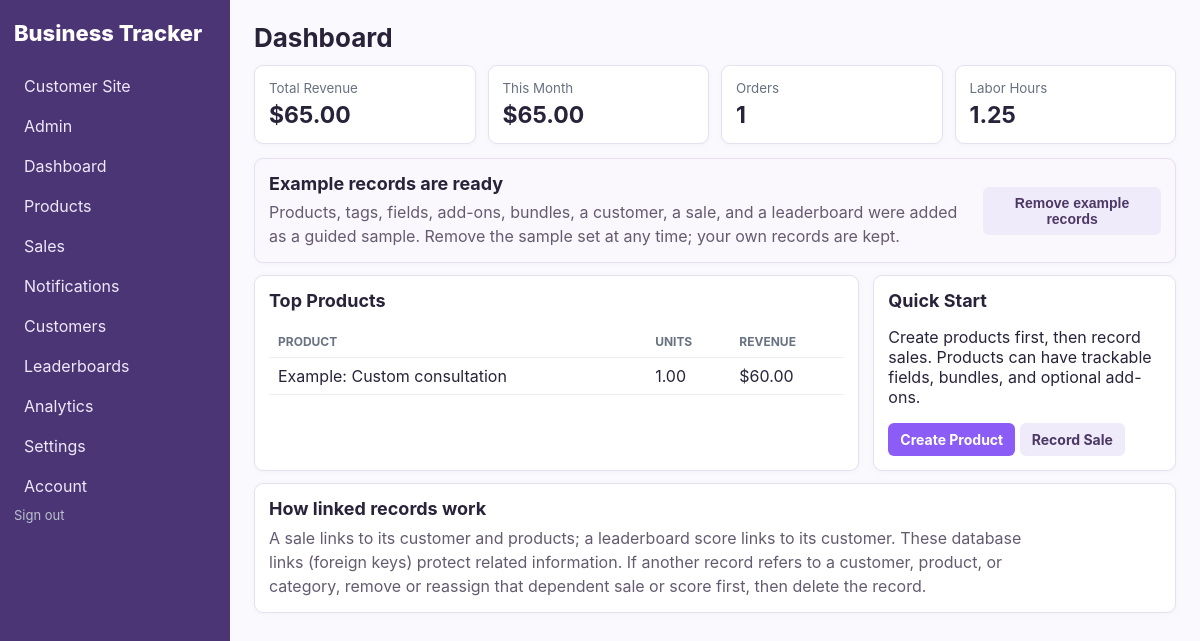
The page /dashboard (signed in) on the database its author committed.
### models.py (models this page shows)
class Product(db.Model):
    id = db.Column(db.Integer, primary_key=True)
    owner_id = db.Column(db.Integer, db.ForeignKey('creator_account.id'), nullable=False)
    name = db.Column(db.String(160), nullable=False)
    description = db.Column(db.Text)
    base_price = db.Column(db.Numeric(12,2), default=0)
    active = db.Column(db.Boolean, default=True)
    is_public = db.Column(db.Boolean, nullable=False, default=True)
    category_id = db.Column(db.Integer, db.ForeignKey('category.id'))
    created_at = db.Column(db.DateTime, default=datetime.utcnow)
    version_id = db.Column(db.Integer, nullable=False, default=1)
    __table_args__ = (
        db.UniqueConstraint('owner_id', 'name', name='uq_product_owner_name'),
        db.Index('ix_product_owner_active_name', 'owner_id', 'active', 'name'),
    )
    __mapper_args__ = {'version_id_col': version_id}
    fields = db.relationship('ProductField', backref='product', cascade='all, delete-orphan', lazy=True)
    addons = db.relationship('ProductAddon', backref='product', cascade='all, delete-orphan', lazy=True)
    bundles = db.relationship('ProductBundle', backref='product', cascade='all, delete-orphan', lazy=True)
    tags = db.relationship('ProductTag', secondary=product_tag_link, back_populates='products')
    items = db.relationship('SaleItem', backref='product', lazy=True)

### app.py (the view)
@app.route('/dashboard')
def dashboard():
    now = datetime.utcnow(); month_start = now.replace(day=1, hour=0, minute=0, second=0, microsecond=0)
    sales_summary = db.session.query(
        func.coalesce(func.sum(Sale.total_amount), 0).label('revenue'),
        func.coalesce(func.sum(case((Sale.sale_date >= month_start, Sale.total_amount), else_=0)), 0).label('monthly'),
        func.count(Sale.id).label('orders'),
        func.coalesce(func.sum(case((Sale.sale_date >= month_start, 1), else_=0)), 0).label('monthly_orders'),
    ).filter(Sale.owner_id == g.creator.id).one()
    revenue, monthly = sales_summary.revenue, sales_summary.monthly
    orders, monthly_orders = sales_summary.orders, sales_summary.monthly_orders
    hours = db.session.query(func.coalesce(func.sum(SaleItem.labor_hours * SaleItem.quantity),0)).join(
        Sale, SaleItem.sale_id == Sale.id).filter(Sale.owner_id == g.creator.id).scalar() or 0
    top = db.session.query(Product.name, func.sum(SaleItem.quantity).label('qty'), func.sum(SaleItem.quantity*SaleItem.unit_price).label('rev')).join(
        SaleItem, Product.id == SaleItem.product_id).join(Sale, Sale.id == SaleItem.sale_id).filter(
        Product.owner_id == g.creator.id, Sale.owner_id == g.creator.id).group_by(Product.id).order_by(
        func.sum(SaleItem.quantity).desc()).limit(5).all()
    has_example_data = Sale.query.filter_by(
        owner_id=g.creator.id, notes=EXAMPLE_SALE_NOTE
    ).first() is not None
    return render_template('dashboard.html', revenue=revenue, monthly=monthly,
        orders=orders, monthly_orders=monthly_orders, hours=hours, top=top,
        has_example_data=has_example_data)

### app.py (called while the page is built, shortened)
@event.listens_for(Session, 'do_orm_execute')
def scope_creator_queries(execute_state):
    if not execute_state.is_select or not execute_state.is_orm_statement or not has_request_context():
        return
    creator_id = getattr(g, 'creator_id', None)
    if getattr(g, 'is_admin', False):
        return
    if not creator_id or request.endpoint in PUBLIC_ENDPOINTS:
        return
    execute_state.statement = execute_state.statement.options(*(
        with_loader_criteria(model, lambda entity: entity.owner_id == creator_id, include_aliases=True)
        for model in TENANT_MODELS
    ))

@app.before_request
def require_creator():
    creator_id = session.get('creator_id')
    creator = db.session.get(CreatorAccount, creator_id) if creator_id else None
    if creator is None or not creator.is_approved:
        session.clear()
        return redirect(url_for('login', next=request.full_path))
    g.creator = creator
    g.creator_id = creator.id
    g.is_admin = creator.is_admin
    if request.endpoint and request.endpoint.startswith('admin_') and not creator.is_admin:
        abort(403)
    if not creator.is_admin and not creator.subscription_exempt and creator.stripe_subscription_status not in ACTIVE_SUBSCRIPTION_STATUSES:
        if request.endpoint not in BILLING_ACCESS_ENDPOINTS:
            return redirect(url_for('seller_billing'))

def money(v):
    try: return Decimal(str(v or 0))
    except (InvalidOperation, ValueError, TypeError): return Decimal('0')

@app.context_processor
def helpers():
    creator = getattr(g, 'creator', None)
    unread_notifications = []
    if creator and creator.banner_notifications:
        unread_notifications = SellerNotification.query.filter_by(
            owner_id=creator.id, read_at=None
        ).order_by(SellerNotification.created_at.desc()).limit(3).all()
    return {
        'money': lambda x: f'${money(x):,.2f}',
        'current_creator': creator,
        'current_store_customer': getattr(g, 'store_customer', None),
        'unread_notifications': unread_notifications,
    }

### templates/dashboard.html (shortened to what this page needs)
{% extends 'base.html' %}
{% block heading %}Dashboard{% endblock %}
{% block content %}
<section class="cards">
	<div><small>Total Revenue</small><strong>{{money(revenue)}}</strong></div>
	<div><small>This Month</small><strong>{{money(monthly)}}</strong></div>
	<div><small>Orders</small><strong>{{orders}}</strong></div>
	<div><small>Labor Hours</small><strong>{{'%.2f'|format(hours|float)}}</strong></div>
</section>
{% if has_example_data %}
<section class="panel onboarding-panel">
	<div><h2>Example records are ready</h2><p>Products, tags, fields, add-ons, bundles, a customer, a sale, and a leaderboard were added as a guided sample. Remove the sample set at any time; your own records are kept.</p></div>
	<form method="post" action="{{url_for('remove_creator_examples')}}" onsubmit="return confirm('Remove all example records? Your other records will not be changed.')"><button class="button secondary">Remove example records</button></form>
</section>
{% endif %}
<div class="grid">
	<section class="panel"><h2>Top Products</h2><table><tr><th>Product</th><th>Units</th><th>Revenue</th></tr>{% for p in top %}<tr><td>{{p.name}}</td><td>{{p.qty}}</td><td>{{money(p.rev)}}</td></tr>{% else %}<tr><td colspan="3">No sales yet.</td></tr>{% endfor %}</table></section>
	<section class="panel"><h2>Quick Start</h2><p>Create products first, then record sales. Products can have trackable fields, bundles, and optional add-ons.</p><a class="button" href="{{url_for('product_new')}}">Create Product</a> <a class="button secondary" href="{{url_for('sale_new')}}">Record Sale</a></section>
</div>
<section class="panel relationship-guide">
	<h2>How linked records work</h2>
	<p>A sale links to its customer and products; a leaderboard score links to its customer. These database links (foreign keys) protect related information. If another record refers to a customer, product, or category, remove or reassign that dependent sale or score first, then delete the record.</p>
</section>
{% endblock %}

### static/css/app.css (style rules this page uses)
:root { font-family: Inter, system-ui, -apple-system, Segoe UI, sans-serif; color: #20242b; background: #f5f6f8; }
* { box-sizing: border-box; }
body { margin: 0; display: flex; min-height: 100vh; }
h2 { font-size: 18px; margin-top: 0; }
.cards { display: grid; grid-template-columns: repeat(4, 1fr); gap: 12px; margin-bottom: 14px; }
.cards > div, .panel { background: white; border: 1px solid #e2e5ea; border-radius: 9px; padding: 14px; box-shadow: 0 3px 14px #00000008; }
.cards small { display: block; color: #687180; margin-bottom: 9px; }
.cards strong { font-size: 27px; }
.grid { display: grid; grid-template-columns: 2fr 1fr; gap: 14px; }
table { width: 100%; border-collapse: collapse; }
th, td { text-align: left; padding: 8px 9px; border-bottom: 1px solid #eceef2; }
th { font-size: 12px; text-transform: uppercase; color: #697280; }
.button { display: inline-block; border: 0; background: #2e5cff; color: #fff; padding: 8px 12px; border-radius: 6px; text-decoration: none; cursor: pointer; font-weight: 700; }
.secondary { background: #edf0f5; color: #303641; }
.onboarding-panel { display: flex; align-items: center; justify-content: space-between; gap: 16px; margin-bottom: 12px; border-color: #ded3ec; background: #faf7fd; }
.onboarding-panel h2 { margin-bottom: 6px; }
.onboarding-panel p, .relationship-guide p { max-width: 760px; margin: 0; color: #655b70; line-height: 1.5; }
.relationship-guide { margin-top: 12px; }
.relationship-guide h2 { margin-bottom: 7px; }
.cards > div, .panel { box-shadow: 0 1px 6px #00000008; }
.cards strong { font-size: 23px; }
.cards small { margin-bottom: 5px; }
.button { font-size: 14px; }
:root { --purple: #8b5cf6; --purple-dark: #6d3fd6; --purple-soft: #f1ebff; --border: #e6e0f0; }
body { background: #faf9fd; color: #29233a; }
.button { background: var(--purple); }
.secondary { background: #f0ebfa; color: #4c3865; }
.cards > div, .panel { border-color: var(--border); }

### rows shown on the page
Product: name "Example: Custom consultation", qty "1.00", rev "$60.00"

### other values the page prints
{{ money(revenue) }} "$65.00"
{{ money(monthly) }} "$65.00"
{{ orders }} "1"
{{ '%.2f'|format(hours|float) }} "1.25"
